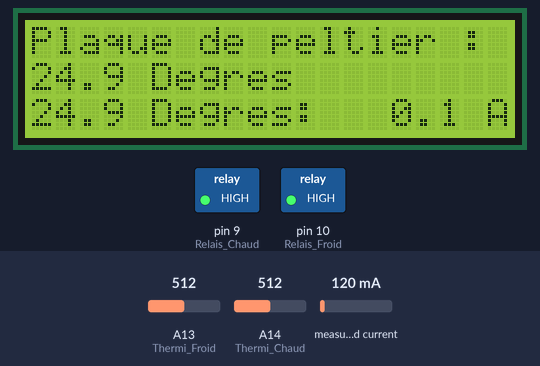
This sketch was run on a simulated Arduino Mega 2560, built with avr-gcc and run on an emulated ATmega2560. Shown: 20×3 character LCD, switched loads named in the sketch (green lamp = pin HIGH). The inputs (shaded band) are chosen by the test bench; at power-on: A13 (Thermi_Froid) = 512, A14 (Thermi_Chaud) = 512, measured current 120 mA. What the sketch prints to the serial monitor is not drawn.

Above: at 1.2 s.
1.3 s: A13 (Thermi_Froid) set to 671
At 2.4 s:
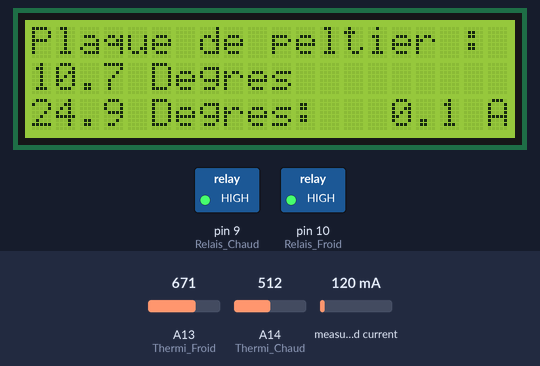
3.4 s: A13 (Thermi_Froid) set to 697
At 4.6 s:
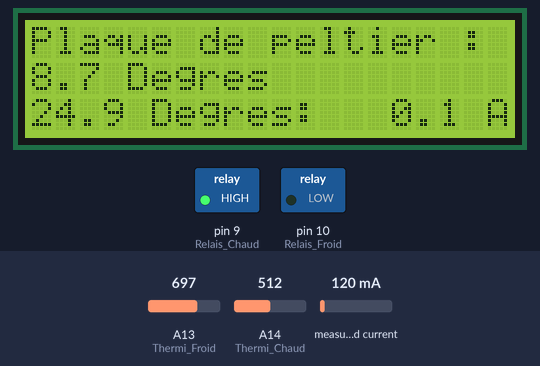
5.3 s: A14 (Thermi_Chaud) set to 358
At 6.7 s:
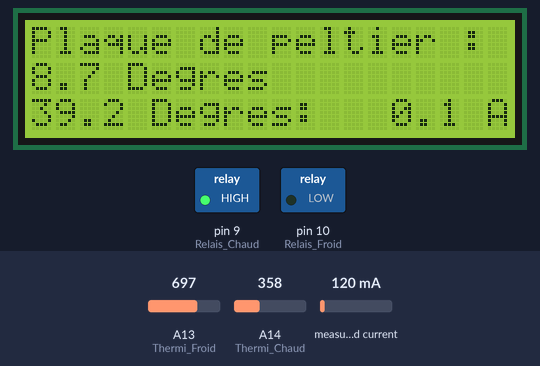
7.1 s: A14 (Thermi_Chaud) set to 331
At 8.6 s:
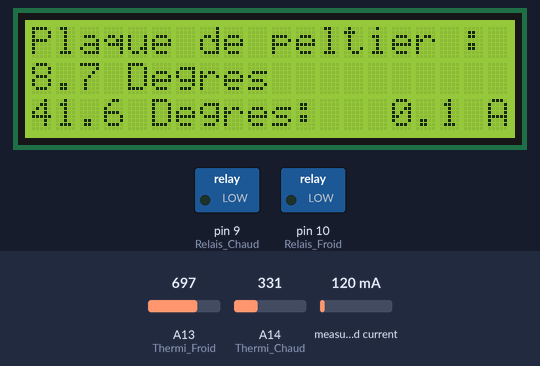
8.9 s: A13 (Thermi_Froid) set to 511
At 9.8 s:
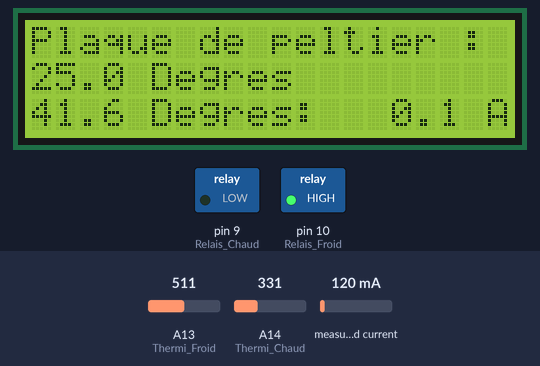
10.7 s: measured current set to 40 mA
At 12.0 s:
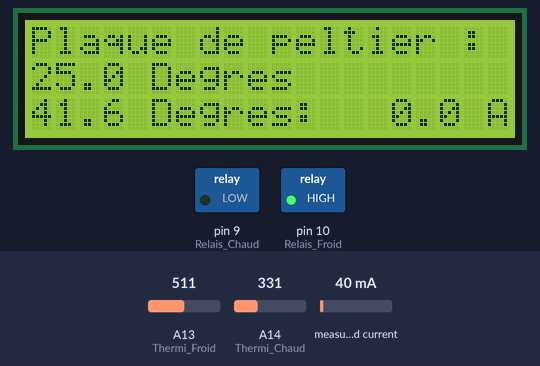
Timing chart, 0 to 13.6 s (numbered marks = the images above; inputs shaded):
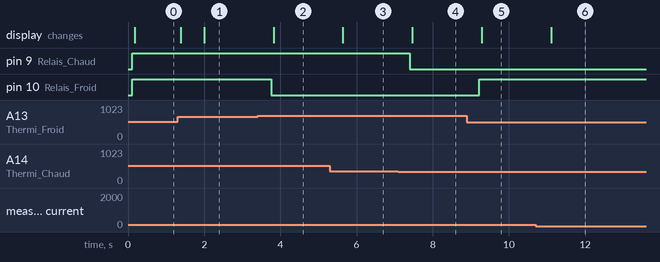

The sketch:

Thermometre_v1.ino
```cpp
#include <Adafruit_INA219.h>
#include <Wire.h>
#include <LiquidCrystal_I2C.h>

#define Thermi_Froid A13
#define Thermi_Chaud A14

#define Relais_Froid 10
#define Relais_Chaud 9

LiquidCrystal_I2C lcd(0x27 , 20, 3);

Adafruit_INA219 ina219;

void setup() {
  pinMode(Thermi_Froid , INPUT);
  pinMode(Thermi_Chaud , INPUT);

  pinMode(Relais_Froid , OUTPUT);
  pinMode(Relais_Chaud , OUTPUT);

  lcd.backlight();
  lcd.init();
  lcd.clear();

  ina219.begin();
  uint32_t currentFrequency;

  Serial.begin(9600);
}

void loop() {
  float Temp_Peltier = Thermometre("Peltier") ;
  float Temp_Resistance = Thermometre("Resistance") ;

  if (Temp_Peltier >= 10) {
    digitalWrite(Relais_Froid, HIGH);
  } else {
    digitalWrite(Relais_Froid, LOW);
  }
  if (Temp_Resistance <= 40) {
    digitalWrite(Relais_Chaud, HIGH);
  } else {
    digitalWrite(Relais_Chaud, LOW);
  }
  float Intensite = abs(ina219.getCurrent_mA() / 1000);

  lcd.clear();

  lcd.setCursor(0, 0);
  lcd.print("Plaque de peltier :");
  lcd.setCursor(0, 1);
  lcd.print(Temp_Peltier, 1); lcd.print(" Degres");

  lcd.setCursor(0, 2);
  lcd.print("Resistance :");
  lcd.setCursor(0, 3);
  lcd.print(Temp_Resistance, 1); lcd.print(" Degres");
  lcd.setCursor(15, 3);
  lcd.print(Intensite,1); lcd.print(" A");
  delay(500);
}

float Thermometre(String Demande) {
  float Temperature = 0;
  if (Demande == "Peltier") {
    Temperature = Capteur_temperature(Thermi_Froid);
    Serial.print("Temperature peltier : "); Serial.println(Temperature);
    return Temperature;

  }
  else if (Demande == "Resistance") {
    Temperature = Capteur_temperature(Thermi_Chaud);
    Serial.print("Temperature résistance : "); Serial.println(Temperature);
    return Temperature;
  }
  else {
    Serial.println("Erreur de la mesure de temperature");
    return Temperature;
  }
}

float Capteur_temperature(int Thermistance) {
  int Compte_Tours = 50;
  float Tension = 0;
  float Temperature = 0;
  float Resistance = 0;

  for (int Loop = 0 ; Loop < Compte_Tours ; Loop++) {

    Tension = analogRead(Thermistance) * 5.00 / 1023.00 ;
    Resistance = Tension * 10 / (5 - Tension);
    Temperature += 39.077 * exp(-(Resistance - 5.08) / 9.802) + 1.294;

  }
  float MoyenneTemperature = Temperature / Compte_Tours;
  return MoyenneTemperature ;
}
```

Measured:
- the behaviour switches between 679 and 680 on A13 (Thermi_Froid) (found by bisection; images 1 and 2)
- the behaviour switches between 349 and 348 on A14 (Thermi_Chaud) (found by bisection; images 3 and 4)
- after the input at 1.3 s, the display: first changes after 0.09 s (image 1 shows a later state)
- after the input at 3.4 s, pin 10 (Relais_Froid): HIGH → LOW after 0.36 s; the display: changes after 0.42 s (image 2)
- after the input at 5.3 s, the display: changes after 0.34 s (image 3)
- after the input at 7.1 s, pin 9 (Relais_Chaud): HIGH → LOW after 0.30 s; the display: changes after 0.36 s (image 4)
- after the input at 8.9 s, pin 10 (Relais_Froid): LOW → HIGH after 0.32 s; the display: changes after 0.38 s (image 5)
- after the input at 10.7 s, the display: changes after 0.41 s (image 6)
